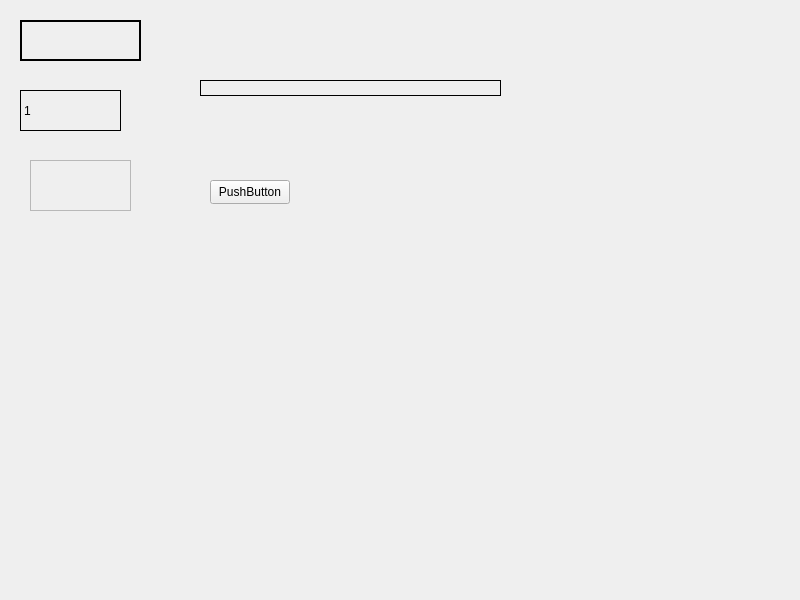
<?xml version="1.0" encoding="UTF-8"?>
<ui version="4.0">
 <class>Widget</class>
 <widget class="QWidget" name="Widget">
  <property name="geometry">
   <rect>
    <x>0</x>
    <y>0</y>
    <width>800</width>
    <height>600</height>
   </rect>
  </property>
  <property name="windowTitle">
   <string>Widget</string>
  </property>
  <widget class="QLabel" name="label">
   <property name="geometry">
    <rect>
     <x>200</x>
     <y>80</y>
     <width>301</width>
     <height>16</height>
    </rect>
   </property>
   <property name="frameShape">
    <enum>QFrame::Shape::Panel</enum>
   </property>
   <property name="text">
    <string/>
   </property>
  </widget>
  <widget class="QLabel" name="label_2">
   <property name="geometry">
    <rect>
     <x>20</x>
     <y>90</y>
     <width>101</width>
     <height>41</height>
    </rect>
   </property>
   <property name="frameShape">
    <enum>QFrame::Shape::Panel</enum>
   </property>
   <property name="text">
    <string>1</string>
   </property>
  </widget>
  <widget class="QLabel" name="label_3">
   <property name="geometry">
    <rect>
     <x>20</x>
     <y>20</y>
     <width>121</width>
     <height>41</height>
    </rect>
   </property>
   <property name="frameShape">
    <enum>QFrame::Shape::WinPanel</enum>
   </property>
   <property name="frameShadow">
    <enum>QFrame::Shadow::Plain</enum>
   </property>
   <property name="text">
    <string/>
   </property>
  </widget>
  <widget class="QLabel" name="label_4">
   <property name="geometry">
    <rect>
     <x>30</x>
     <y>160</y>
     <width>101</width>
     <height>51</height>
    </rect>
   </property>
   <property name="frameShape">
    <enum>QFrame::Shape::StyledPanel</enum>
   </property>
   <property name="frameShadow">
    <enum>QFrame::Shadow::Sunken</enum>
   </property>
   <property name="text">
    <string/>
   </property>
  </widget>
  <widget class="QPushButton" name="btn">
   <property name="geometry">
    <rect>
     <x>210</x>
     <y>180</y>
     <width>80</width>
     <height>24</height>
    </rect>
   </property>
   <property name="text">
    <string>PushButton</string>
   </property>
  </widget>
 </widget>
 <resources/>
 <connections/>
</ui>
